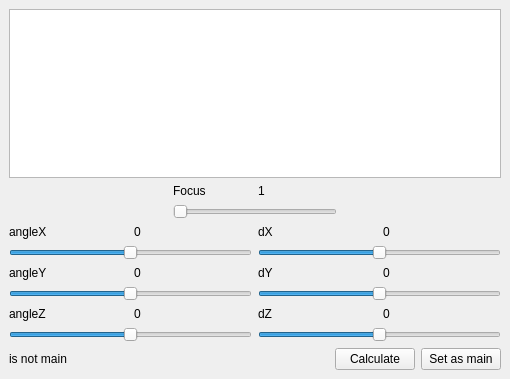
<?xml version="1.0" encoding="UTF-8"?>
<ui version="4.0">
 <class>ViewForm</class>
 <widget class="QMainWindow" name="ViewForm">
  <property name="geometry">
   <rect>
    <x>0</x>
    <y>0</y>
    <width>510</width>
    <height>379</height>
   </rect>
  </property>
  <property name="windowTitle">
   <string>Scene</string>
  </property>
  <widget class="QWidget" name="centralwidget">
   <layout class="QHBoxLayout" name="horizontalLayout_10">
    <item>
     <layout class="QVBoxLayout" name="verticalLayout_2">
      <item>
       <widget class="QGraphicsView" name="graphicsView"/>
      </item>
      <item>
       <layout class="QHBoxLayout" name="horizontalLayout_8">
        <item>
         <spacer name="horizontalSpacer_2">
          <property name="orientation">
           <enum>Qt::Horizontal</enum>
          </property>
          <property name="sizeHint" stdset="0">
           <size>
            <width>40</width>
            <height>20</height>
           </size>
          </property>
         </spacer>
        </item>
        <item>
         <layout class="QVBoxLayout" name="verticalLayout">
          <item>
           <layout class="QHBoxLayout" name="horizontalLayout_7">
            <item>
             <widget class="QLabel" name="lbl_Focus">
              <property name="text">
               <string>Focus</string>
              </property>
             </widget>
            </item>
            <item>
             <widget class="QLabel" name="lbl_valueFocus">
              <property name="text">
               <string>1</string>
              </property>
             </widget>
            </item>
           </layout>
          </item>
          <item>
           <widget class="QSlider" name="hS_Focus">
            <property name="minimum">
             <number>1</number>
            </property>
            <property name="maximum">
             <number>500</number>
            </property>
            <property name="value">
             <number>1</number>
            </property>
            <property name="orientation">
             <enum>Qt::Horizontal</enum>
            </property>
           </widget>
          </item>
         </layout>
        </item>
        <item>
         <spacer name="horizontalSpacer_3">
          <property name="orientation">
           <enum>Qt::Horizontal</enum>
          </property>
          <property name="sizeHint" stdset="0">
           <size>
            <width>40</width>
            <height>20</height>
           </size>
          </property>
         </spacer>
        </item>
       </layout>
      </item>
      <item>
       <layout class="QGridLayout" name="gridLayout">
        <item row="0" column="0">
         <layout class="QHBoxLayout" name="horizontalLayout">
          <item>
           <widget class="QLabel" name="lbl_X">
            <property name="text">
             <string>angleX</string>
            </property>
           </widget>
          </item>
          <item>
           <widget class="QLabel" name="lbl_valueX">
            <property name="text">
             <string>0</string>
            </property>
           </widget>
          </item>
         </layout>
        </item>
        <item row="0" column="1">
         <layout class="QHBoxLayout" name="horizontalLayout_4">
          <item>
           <widget class="QLabel" name="lbl_dX">
            <property name="text">
             <string>dX</string>
            </property>
           </widget>
          </item>
          <item>
           <widget class="QLabel" name="lbl_valueDX">
            <property name="text">
             <string>0</string>
            </property>
           </widget>
          </item>
         </layout>
        </item>
        <item row="1" column="0">
         <widget class="QSlider" name="hS_X">
          <property name="minimum">
           <number>-90</number>
          </property>
          <property name="maximum">
           <number>90</number>
          </property>
          <property name="orientation">
           <enum>Qt::Horizontal</enum>
          </property>
         </widget>
        </item>
        <item row="1" column="1">
         <widget class="QSlider" name="hS_dX">
          <property name="minimum">
           <number>-100</number>
          </property>
          <property name="maximum">
           <number>100</number>
          </property>
          <property name="orientation">
           <enum>Qt::Horizontal</enum>
          </property>
         </widget>
        </item>
        <item row="2" column="0">
         <layout class="QHBoxLayout" name="horizontalLayout_2">
          <item>
           <widget class="QLabel" name="lbl_Y">
            <property name="text">
             <string>angleY</string>
            </property>
           </widget>
          </item>
          <item>
           <widget class="QLabel" name="lbl_valueY">
            <property name="text">
             <string>0</string>
            </property>
           </widget>
          </item>
         </layout>
        </item>
        <item row="2" column="1">
         <layout class="QHBoxLayout" name="horizontalLayout_5">
          <item>
           <widget class="QLabel" name="lbl_dY">
            <property name="text">
             <string>dY</string>
            </property>
           </widget>
          </item>
          <item>
           <widget class="QLabel" name="lbl_valueDY">
            <property name="text">
             <string>0</string>
            </property>
           </widget>
          </item>
         </layout>
        </item>
        <item row="3" column="0">
         <widget class="QSlider" name="hS_Y">
          <property name="minimum">
           <number>-90</number>
          </property>
          <property name="maximum">
           <number>90</number>
          </property>
          <property name="orientation">
           <enum>Qt::Horizontal</enum>
          </property>
         </widget>
        </item>
        <item row="3" column="1">
         <widget class="QSlider" name="hS_dY">
          <property name="minimum">
           <number>-100</number>
          </property>
          <property name="maximum">
           <number>100</number>
          </property>
          <property name="orientation">
           <enum>Qt::Horizontal</enum>
          </property>
         </widget>
        </item>
        <item row="4" column="0">
         <layout class="QHBoxLayout" name="horizontalLayout_3">
          <item>
           <widget class="QLabel" name="lbl_Z">
            <property name="text">
             <string>angleZ</string>
            </property>
           </widget>
          </item>
          <item>
           <widget class="QLabel" name="lbl_valueZ">
            <property name="text">
             <string>0</string>
            </property>
           </widget>
          </item>
         </layout>
        </item>
        <item row="4" column="1">
         <layout class="QHBoxLayout" name="horizontalLayout_6">
          <item>
           <widget class="QLabel" name="lbl_dZ">
            <property name="text">
             <string>dZ</string>
            </property>
           </widget>
          </item>
          <item>
           <widget class="QLabel" name="lbl_valueDZ">
            <property name="text">
             <string>0</string>
            </property>
           </widget>
          </item>
         </layout>
        </item>
        <item row="5" column="0">
         <widget class="QSlider" name="hS_Z">
          <property name="minimum">
           <number>-90</number>
          </property>
          <property name="maximum">
           <number>90</number>
          </property>
          <property name="orientation">
           <enum>Qt::Horizontal</enum>
          </property>
         </widget>
        </item>
        <item row="5" column="1">
         <widget class="QSlider" name="hS_dZ">
          <property name="minimum">
           <number>-100</number>
          </property>
          <property name="maximum">
           <number>100</number>
          </property>
          <property name="orientation">
           <enum>Qt::Horizontal</enum>
          </property>
         </widget>
        </item>
       </layout>
      </item>
      <item>
       <layout class="QHBoxLayout" name="horizontalLayout_9">
        <item>
         <widget class="QLabel" name="lbl_FlagMain">
          <property name="text">
           <string>is not main</string>
          </property>
         </widget>
        </item>
        <item>
         <spacer name="horizontalSpacer">
          <property name="orientation">
           <enum>Qt::Horizontal</enum>
          </property>
          <property name="sizeHint" stdset="0">
           <size>
            <width>40</width>
            <height>20</height>
           </size>
          </property>
         </spacer>
        </item>
        <item>
         <widget class="QPushButton" name="pB_Calculate">
          <property name="text">
           <string>Calculate</string>
          </property>
         </widget>
        </item>
        <item>
         <widget class="QPushButton" name="pB_setAsMain">
          <property name="text">
           <string>Set as main</string>
          </property>
         </widget>
        </item>
       </layout>
      </item>
     </layout>
    </item>
   </layout>
  </widget>
 </widget>
 <resources/>
 <connections/>
</ui>
